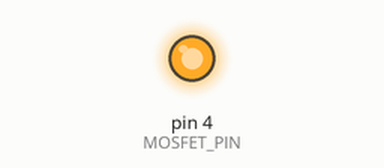
Recording of a sketch running on a simulated Arduino Uno, built with avr-gcc and run on an emulated ATmega328P. Parts: output pins drawn as LEDs (lit = HIGH). What the sketch prints to the serial monitor is not drawn.

Above: at 6.0 s.
At 22.0 s:
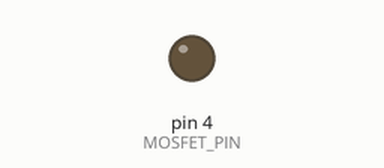
Timing chart, 0 to 46.6 s (numbered marks = the images above):
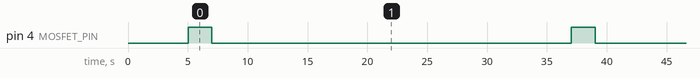

Measured:
- by itself, pin 4 (MOSFET_PIN): alternates HIGH for 2.0 s and LOW for 30.0 s

The sketch:

mosfettest.ino
```cpp
// --- PINS ---
const int MOSFET_PIN = 4;

void setup() {
  Serial.begin(115200);

  // 1. Ορισμός του Pin και ΚΛΕΙΔΩΜΑ σε κατάσταση OFF με το που ανοίγει
  pinMode(MOSFET_PIN, OUTPUT);
  digitalWrite(MOSFET_PIN, LOW);

  delay(2000); // Περιμένουμε λίγο να ανοίξει το Serial Monitor

  Serial.println("\n==================================");
  Serial.println("   MOSFET ENDLESS DIAGNOSTIC");
  Serial.println("==================================");
  Serial.println("WARNING: Ensure NO real igniters are connected!");
  Serial.println("Use a Multimeter or LED to verify power.");
  Serial.println("Starting in 3 seconds...\n");
  delay(3000);
}

void loop() {
  // --- 1. ΑΝΑΜΜΑ ΓΙΑ 2 ΔΕΥΤΕΡΟΛΕΠΤΑ ---
  Serial.println("[MOSFET ON] - Firing for 2 seconds...");
  digitalWrite(MOSFET_PIN, HIGH);
  delay(2000);

  // --- 2. ΣΒΗΣΙΜΟ ΚΑΙ ΑΝΑΜΟΝΗ 30 ΔΕΥΤΕΡΟΛΕΠΤΑ ---
  Serial.println("[MOSFET OFF] - Cooling down for 30 seconds...");
  digitalWrite(MOSFET_PIN, LOW);

  // Κάνουμε μια αντίστροφη μέτρηση στην οθόνη για να ξέρεις ότι δεν κόλλησε
  Serial.print("Next fire in: ");
  for (int i = 30; i > 0; i--) {
    Serial.print(i);
    Serial.print("... ");
    delay(1000); // Περιμένει 1 δευτερόλεπτο ανά βήμα
  }
  Serial.println("\n");
}
```
